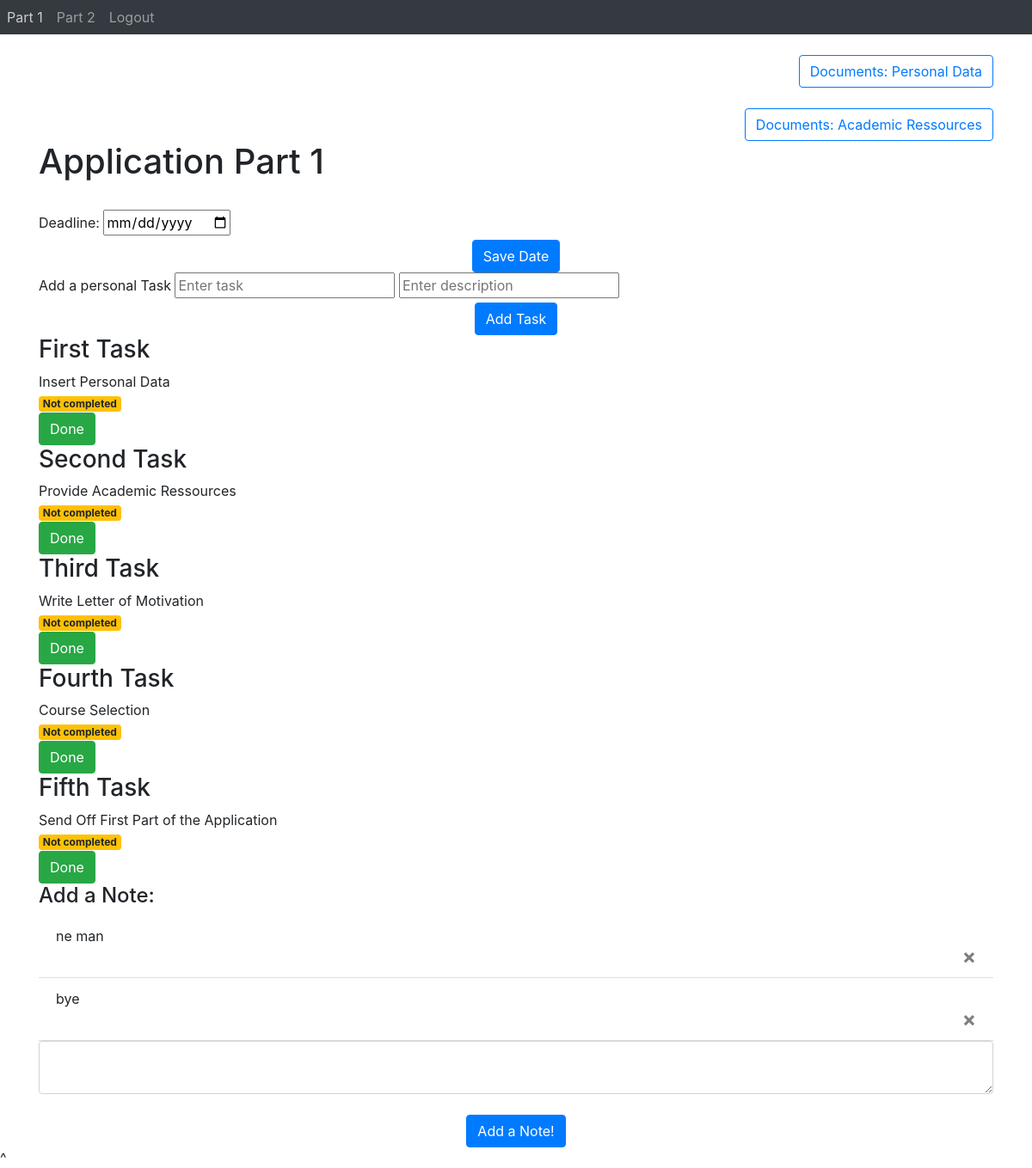
The app's page /ApplicationPart1 (signed in) with its own data.
### Webapp/models.py (models this page shows)
class Task(db.Model):
    id = db.Column(db.Integer, primary_key=True)
    title = db.Column(db.String(100))
    description = db.Column(db.String(100))
    page_name = db.Column(db.String(50), nullable=False)
    completed = db.Column(db.Boolean, default=False)
    user_id = db.Column(db.Integer, db.ForeignKey('user.id'), nullable=True)

class Note(db.Model):
    id = db.Column(db.Integer, primary_key=True)
    text = db.Column(db.String(500), nullable=True)
    page_name = db.Column(db.String(50), nullable=False)
    user_id = db.Column(db.Integer, db.ForeignKey('user.id'))

### Webapp/views.py (the view)
@views.route('ApplicationPart1', methods=['GET', 'POST', 'DELETE'])
@login_required
def ApplicationPart1():
    tasks = [
        {'title': 'First Task', 'description': 'Insert Personal Data', 'page_name' : 'Part 1', 'user_id' : current_user.id},
        {'title': 'Second Task', 'description': 'Provide Academic Ressources', 'page_name' : 'Part 1', 'user_id' : current_user.id},
        {'title': 'Third Task', 'description': 'Write Letter of Motivation', 'page_name' : 'Part 1', 'user_id' : current_user.id},
        {'title': 'Fourth Task', 'description': 'Course Selection', 'page_name' : 'Part 1', 'user_id' : current_user.id},
        {'title': 'Fifth Task', 'description': 'Send Off First Part of the Application', 'page_name' : 'Part 1', 'user_id' : current_user.id}
        ]
    for task in tasks:
            title = task['title']
            description = task['description']
            page_name = task['page_name']
            user_id = task['user_id']
            existing_task = Task.query.filter_by(title=title, description=description, page_name=page_name, user_id = user_id).first()
            if existing_task:
                print("Task already exists in DB.")
            else:
                new_task = Task(title=title, description=description, page_name=page_name, user_id = user_id)
                db.session.add(new_task)
    db.session.commit()
    return render_template("applicationPart1.html", user=current_user)

### Webapp/__init__.py (called while the page is built)
def create_app():
    app = Flask(__name__)
    app.config['SECRET_KEY'] = "Rookie Coders"
    app.config['SQLALCHEMY_DATABASE_URI'] = f'sqlite:///{DB_NAME}'
    db.init_app(app)
    from .views import views
    from .auth import auth
    app.register_blueprint(views, url_prefix='/')
    app.register_blueprint(auth, url_prefix='/')
    from .models import User, Task
    with app.app_context():
        db.create_all()
        tasks = Task.query.all()
        for task in tasks:
           db.session.delete(task)
        db.session.commit()
    login_manager = LoginManager()
    login_manager.login_view = 'auth.login'
    login_manager.init_app(app)
    @login_manager.user_loader
    def load_user(id):
        return User.query.get(int(id))
    return app

### Webapp/templates/applicationPart1.html (shortened to what this page needs)
{% extends "base.html" %} {% block title %}Application Part 1{%endblock %}
{% block content %}
<br />
<div class = "text-right">
    <button type="submit" onclick="location.href='http://127.0.0.1:5000/SubTaskPersonalData'"class="btn btn-outline-primary">Documents: Personal Data</button>
</div>
<br />
<div class = "text-right">
    <button type="submit" onclick="location.href='http://127.0.0.1:5000/SubTaskAcademicRessources'"class="btn btn-outline-primary">Documents: Academic Ressources</button>
</div>
<h1> Application Part 1</h1>
<br />
<form action="/save-datePart1" method = "POST" >
    <label for ="date">Deadline:</label>
    <input type = "date" id = "date" name="date"> </input>
    <br />
    <div align = "center">
        <button type = "submit" class = "btn btn-primary">Save Date</button>
    </div>
</form>
<form action="/addTaskPart1" method="POST">
  <div>
    <label for="title"> Add a personal Task</label>
    <input type="text" name="title" placeholder="Enter task">
    <input type="text" name="description" placeholder="Enter description">
    <br>
    <div align = "center">
    <button type="add" class="btn btn-primary">Add Task</button>
    </div>
  </div>
  {% for task in user.tasks %}
  {% if task.page_name == 'Part 1' %}
  <div class ="Panel Panel-default">
      <div class ="panel-Überschrift">
        <h3 class = "Panel-title"> {{ task.title }}</h3>
      </div>
      <div class ="Panel-body"> {{ task.description }}</div>
  </div>
  <div>
      {% if task.completed == false %}
        <span class="badge badge-warning">Not completed</span>
      {% else %}
        <span class="badge badge-success">Completed</span>
      {% endif %}
  </div>
  <div>
      {% if task.completed == false %}
      <button type="button" onClick="location.href='/completeTaskPart1/{{ task.id }}'" class="btn btn-success">Done</button>
      {% else %}
      <button type="button" onClick="location.href='/completeTaskPart1/{{ task.id }}'" class="btn btn-danger">Undone</button>
      {% endif %}
  </div>
  {% endif %}
  {% endfor %}
</form>
<h4> Add a Note: </h4>
<ul class="list-group list-group-flush" id="notes">
    {% for note in user.notes %}
    {% if note.page_name == 'Part 1' %}
    <li class="list-group-item">
      {{ note.text }}
      <form action= "{{ url_for('views.delete_notePart1', note_id = note.id) }}" method="POST">
        <button type="submit" class="close" aria-label="Delete">
          <span aria-hidden="true">&times;</span>
        </button>
      </form>
    </li>
    {% endif %}
    {% endfor %}
  </ul>
<form action ="/addNotePart1" method = "POST" >
    <textarea name = "notePart1" id = "notePart1" class = "form-control"> </textarea>
    <br />
    <div align = "center">
    <button type = "submit" class = "btn btn-primary">Add a Note!</button>
    </div>
</form>
{% endblock %}

### Webapp/templates/base.html (shortened to what this page needs)
<!DOCTYPE html>
</html>
<head>
    <link rel="stylesheet" href="https://stackpath.bootstrapcdn.com/bootstrap/4.4.1/css/bootstrap.min.css"
 />
    <link rel="stylesheet" href="https://stackpath.bootstrapcdn.com/font-awesome/4.7.0/css/font-awesome.min.css"
 />
</head>
<body>
    <nav class="navbar-expand-lg navbar-dark bg-dark">
        <div class="collapse navbar-collapse" id="navbar">
            <div class="navbar-nav">
                {% if current_user.is_authenticated %}
                <a class="nav-item nav-link" id="application1" href="/ApplicationPart1">Part 1</a>
                <a class="nav-item nav-link" id="application2" href="/ApplicationPart2">Part 2</a>
                <a class="nav-item nav-link" id="logout" href="/logout">Logout</a>
                {% else %}
                <a class="nav-item nav-link" id="login" href="/login">Login</a>
                <a class="nav-item nav-link" id="signUp" href="/sign_up">Sign Up</a>
                <a class="nav-item nav-link" id="infopage" href="/infoPage">Info</a>
                {% endif %}
            </div>
        </div>
    </nav>
    <div class="container">
        {% block content %}
        {% endblock %}
    </div>
        ^
</body>
</html

### records on screen
Task: title "First Task", description "Insert Personal Data", completed "Not completed"
Task: title "Second Task", description "Provide Academic Ressources", completed "Not completed"
Task: title "Third Task", description "Write Letter of Motivation", completed "Not completed"
Task: title "Fourth Task", description "Course Selection", completed "Not completed"
Task: title "Fifth Task", description "Send Off First Part of the Application", completed "Not completed"
Note: text "ne man"
Note: text "bye"
